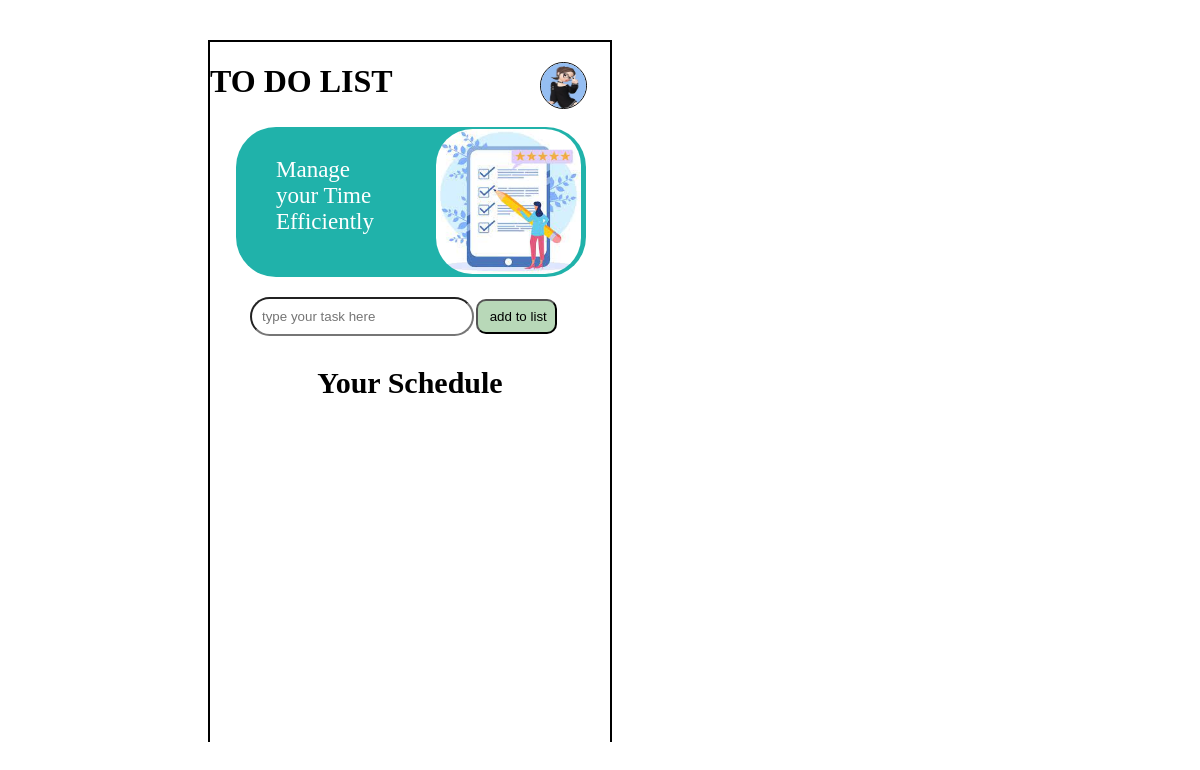
The app's page /, older data.
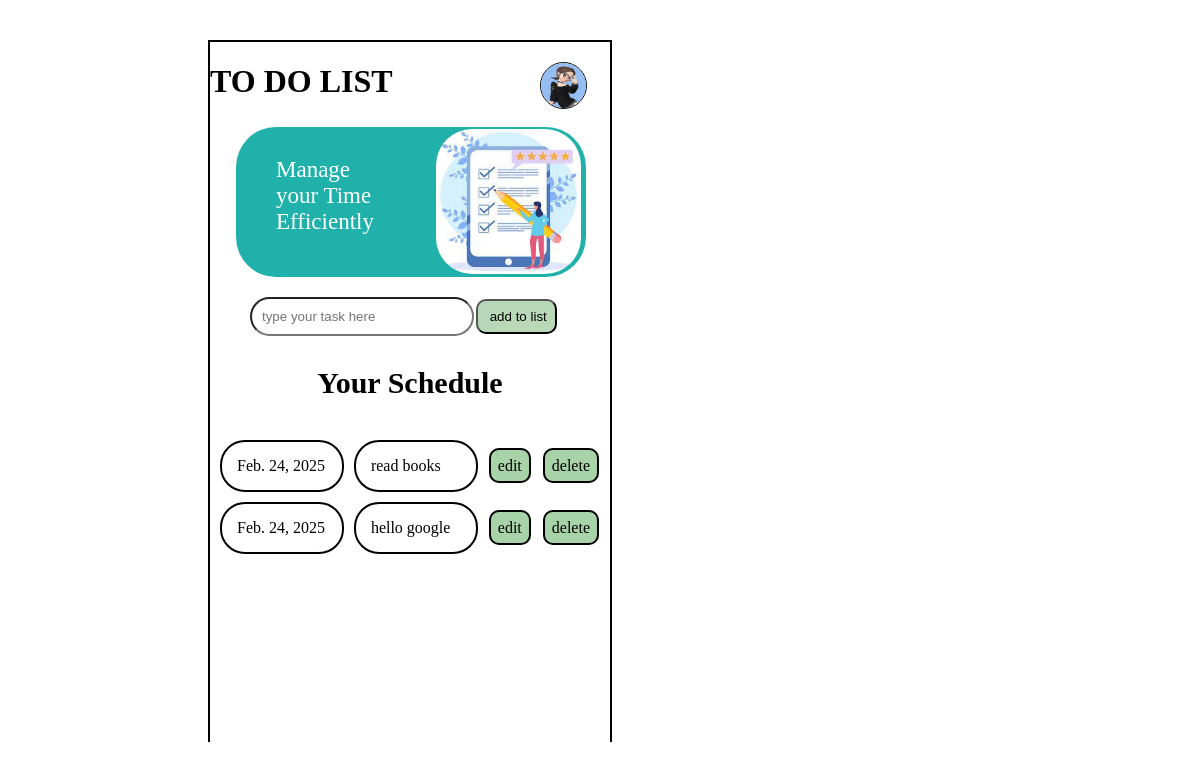
The same page, newer data.
### APP/models.py (models this page shows)
class ui(models.Model):
    text=models.TextField()
    date = models.DateField(auto_now=True)

### APP/views.py (the view)
# urls.py: path('',views.add_data),
def add_data(request):
    datas=ui.objects.all()
    if request.method == 'POST':
        text=request.POST['type']
        data=ui.objects.create(text=text)
        data.save()
    return render(request,'main.html',{'datas':datas})

### templates/main.html (shortened to what this page needs)
<!DOCTYPE html>
<html lang="en">
<head>
    {% load static %}
    <link rel="stylesheet" href="{% static 'css2/style.css' %}">
</head>
<body>
    <div class="first">
        <h1>TO DO LIST</h1>
        <div class="profile">
            <image src="{% static 'PHOTO/profile.png' %}" height="45px" width="45px" style="border-radius:50%;transform:translate(330px,-60px);border:solid 1px;"></image>
        </div>
    <div class="second">
            <p>Manage<br>your Time<br>Efficiently</p>
            <image src="{% static 'PHOTO/list.png' %}" height="145x" width="" style="border-radius:25% ;margin-left:200px;margin-top:-99px">
        </div>
    <div class="third">
   <form action="" method="POST">
    <input type="text" placeholder="type your task here" name="type" id="" class="text">
    <input type="submit" value=" add to list" class="button">
    </form>
</div>
<div class="output">
    <h3>Your Schedule</h3>
    <table cellspacing="10px">
                <tr>
                {% for i in datas %}
                <td style="border-radius:25px;padding:15px;width:90px;border:solid black 2px;">{{i.date}}</td>
                <td style="border-radius:25px;padding:15px;width:90px;border:solid black 2px;">
                    {{i.text}}</td>
                <td><a href="../update/{{i.pk}}">edit</a></td>
                <td><a href="../delete/{{i.pk}}">delete</a></td>
        </tr>
            {% endfor %}
    </table>
</body>
</html>

Row changes from the older to the newer data that the page shows:
added ui: date "Feb. 24, 2025", text "read books"
added ui: date "Feb. 24, 2025", text "hello google"
